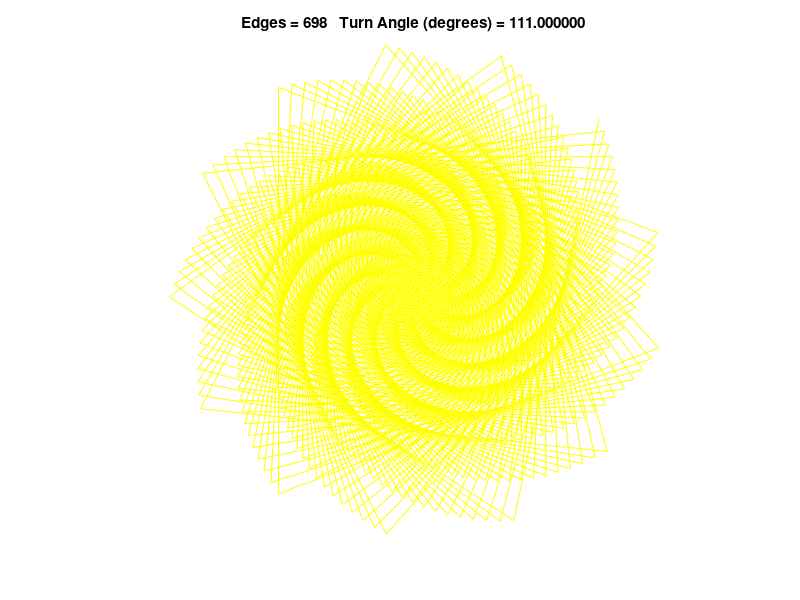

Reproduce this figure in MATLAB.
% Script spiral
% Draws a logarithmic spiral

% Parameters of the spiral:
turnAngle= 111;
numEdges= 698;
 
% Color is specified by a 3-element vector, each component between 0 and 1.
% The numbers specify the red, green, and blue content respectively.
myColor= [.5  0  .5 ]; 

% Set up the plot window...
close all
figure
axis equal off
hold on

% Spiral starts at (0,0)
x_c= 0;
y_c= 0;

for k= 1:numEdges
   
   % Direction of the k-th edge
   theta= (k*turnAngle)*(pi/180);
  
   % k-th edge starts at (x_c,y_c) and ends at (x_next,y_next)
   x_next= x_c + k*cos(theta);
   y_next= y_c + k*sin(theta);
   
   % plot the k-th edge i the specified color
   plot([x_c x_next],[y_c y_next],'color','yellow')
   
   % The "start" of the next leg is the "end" of the current leg
   x_c= x_next;
   y_c= y_next;
   
end

hold off
title(sprintf('Edges = %d   Turn Angle (degrees) = %f',numEdges,turnAngle))
shg
